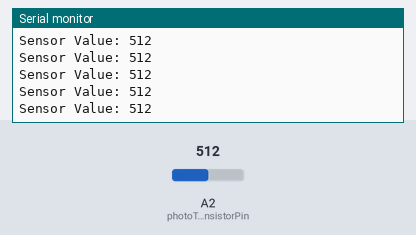
Simulated run of this sketch. Board: Arduino Uno, built with avr-gcc and run on an emulated ATmega328P. On the bench: the last lines printed to the serial monitor. The test bench sets the inputs (shaded band); at power-on: A2 (photoTransistorPin) = 512.

Above: at 1.2 s.
1.3 s: A2 (photoTransistorPin) set to 993
At 1.33 s:
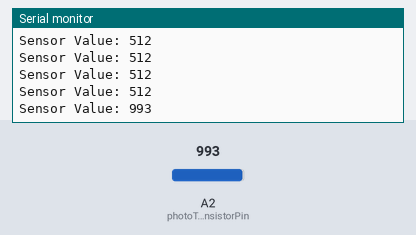
2.8 s: A2 (photoTransistorPin) set to 1016
At 2.84 s:
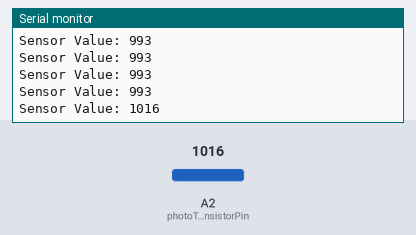
Timing chart, 0 to 5.8 s (numbered marks = the images above; inputs shaded):
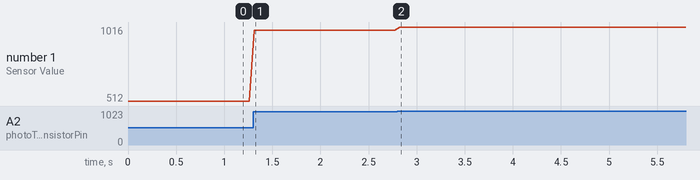

Measured:
- after the input at 1.3 s, the serial monitor: prints a new line at once (image 1)
- after the input at 2.8 s, the serial monitor: prints a new line at once (image 2)
- plotted number 1: 512 → 993 after the input at 1.3 s, 993 → 1016 after the input at 2.8 s

The sketch:

senser_check.ino
```cpp
const int photoTransistorPin = A2; // フォトトランジスタが接続されるアナログピン

void setup() {
  Serial.begin(9600);              // シリアル通信を開始
}

void loop() {
  int sensorValue = analogRead(photoTransistorPin);  // フォトトランジスタの値を読み取る

  // センサ値に基づいて4段階の明るさを設定

  Serial.print("Sensor Value: ");       // センサ値をシリアルモニタに出力
  Serial.println(sensorValue);

  delay(50);                           // 50ms待機
}
```
